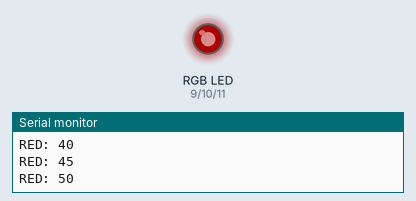
Bench run of a sketch on a simulated Arduino Uno, built with avr-gcc and run on an emulated ATmega328P. Parts: an RGB LED mixed from three pins (HIGH = lit), the last lines printed to the serial monitor. Dim RGB values are drawn brighter than linear.

Above: at 1.05 s.
At 5.2 s:
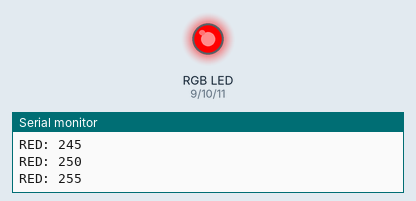
At 11.42 s:
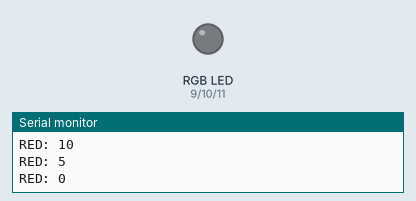
At 16.6 s:
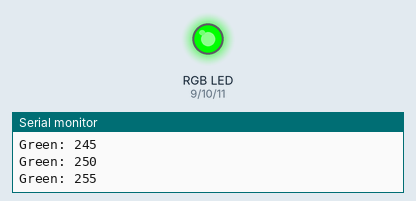
At 28.0 s:
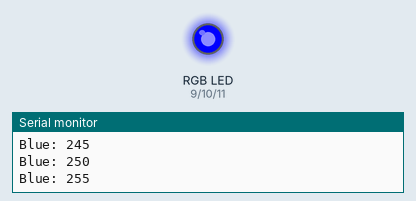
At 38.12 s:
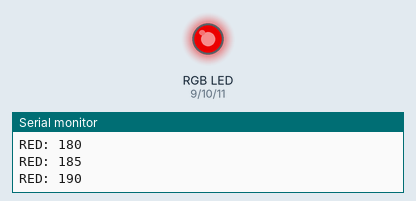
Timing chart, 0 to 40.0 s (numbered marks = the images above):
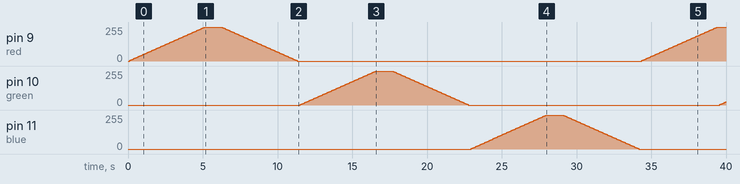

Measured:
- by itself, pin 9 (red): 0/255 → 5/255 at 0.10 s, → 10/255 0.10 s later, → 15/255 0.10 s later, → 20/255 0.10 s later, … (153 changes in this stretch)
- by itself, pin 11 (blue): rises from 0/255 to 255/255 in 5.0 s, then falls to 0/255 in 6.2 s
- by itself, pin 10 (green): 0/255 → 5/255 at 11.5 s, → 10/255 0.10 s later, → 15/255 0.10 s later, → 20/255 0.10 s later, … (107 changes in this stretch)

The sketch:

RGB_Strip.ino
```cpp
int red = 9;
int green = 10;
int blue = 11;

int debug_Led = 1;

int trans_delay = 100  ;

int changeVal = 5;

int rLim = 255;
int gLim = 255;
int bLim = 255;


void setup()
{
  Serial.begin(9600);
  pinMode(red,OUTPUT);
  pinMode(green,OUTPUT);
  pinMode(blue,OUTPUT);
  pinMode(debug_Led,OUTPUT);
    analogWrite(red,0);
  analogWrite(green,0);
  analogWrite(blue,0);

}


void test()
{
  digitalWrite(red,HIGH);
  digitalWrite(green,LOW);
  digitalWrite(blue,LOW);
  delay(1000);
  digitalWrite(red,LOW);
  digitalWrite(green,HIGH);
  digitalWrite(blue,LOW);
  delay(1000);
  digitalWrite(red,LOW);
  digitalWrite(green,LOW);
  digitalWrite(blue,HIGH);
  delay(1000);
}


void loop()
{
  Serial.println("UP");

  for(int i =0;i<=255;i+= changeVal)
  {
    analogWrite(red,i);
    Serial.print("RED: ");
    Serial.println(i);
    delay(trans_delay);
  }

  delay(1000);

  for(int i =255;i>=0;i-= changeVal)
  {
    analogWrite(red,i);
    Serial.print("RED: ");
    Serial.println(i);
    delay(trans_delay);
  }


  for(int i =0;i<=gLim;i+= changeVal)
  {
    analogWrite(green,i);
    Serial.print("Green: ");
    Serial.println(i);
    delay(trans_delay);
  }

  delay(1000);

  for(int i =gLim;i>=0;i-= changeVal)
  {
    analogWrite(green,i);
    Serial.print("Green: ");
    Serial.println(i);
    delay(trans_delay);
  }


  for(int i =0;i<=bLim;i+= changeVal)
  {
    analogWrite(blue,i);
    Serial.print("Blue: ");
    Serial.println(i);
    delay(trans_delay);
  }

  delay(1000);
  for(int i =bLim;i>=0;i-= changeVal)
  {
    analogWrite(blue,i);
    Serial.print("Blue: ");
    Serial.println(i);
    delay(trans_delay);
  }

  for(int i =0;i<=rLim;i+= changeVal)
  {
    analogWrite(red,i);
    Serial.print("RED: ");
    Serial.println(i);
    delay(trans_delay);
  }

  for(int i =0;i<=gLim;i+= changeVal)
  {
    analogWrite(green,i);
    Serial.print("Green: ");
    Serial.println(i);
    delay(trans_delay);
  }

  for(int i =0;i<=bLim;i+= changeVal)
  {
    analogWrite(blue,i);
    Serial.print("Blue: ");
    Serial.println(i);
    delay(trans_delay);
  }


  Serial.println("DOWN");
  for(int i =rLim;i>=0;i-= changeVal)
  {
    analogWrite(red,i);
    Serial.print("RED: ");
    Serial.println(i);
    delay(trans_delay);
  }

  for(int i =gLim;i>=0;i-= changeVal)
  {
    analogWrite(green,i);
    Serial.print("Green: ");
    Serial.println(i);
    delay(trans_delay);
  }

  for(int i =bLim;i>=0;i-= changeVal)
  {
    analogWrite(blue,i);
    Serial.print("Blue: ");
    Serial.println(i);
    delay(trans_delay);
  }
  analogWrite(red,0);
  analogWrite(green,0);
  analogWrite(blue,0);
  delay(1000);
}
```
